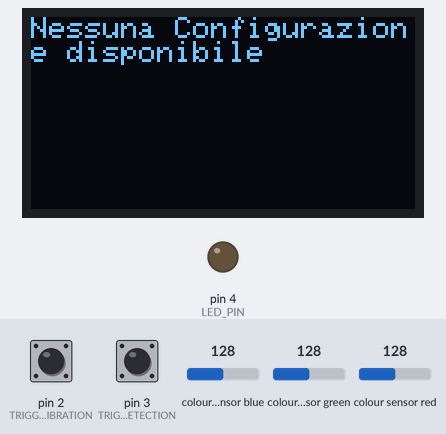
Simulated run of this program. Board: Arduino Nano, built with avr-gcc and run on an emulated ATmega328P. Shown: 128×64 one-colour display, output pins drawn as LEDs (lit = HIGH). Dashed ring = blinking. Inputs (shaded band) come from the test bench; at power-on: pin 2 (TRIGGER_CALIBRATION) HIGH, pin 3 (TRIGGER_DETECTION) HIGH, colour sensor blue 128, colour sensor green 128, colour sensor red 128. EEPROM starts erased; what the program prints to the serial monitor is not drawn.

Above: at 5.2 s.
5.3 s: pin 2 (TRIGGER_CALIBRATION) pulled LOW for 0.15 s
At 8.1 s:
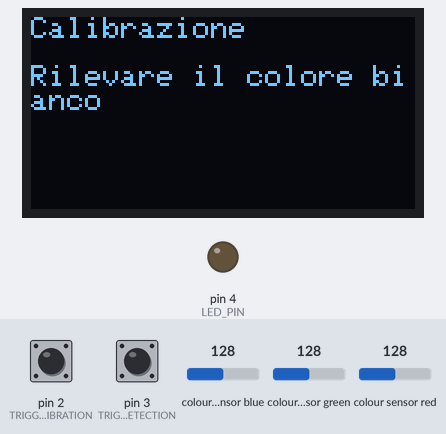
15.9 s: pin 3 (TRIGGER_DETECTION) pulled LOW for 3.2 s
At 19.6 s:
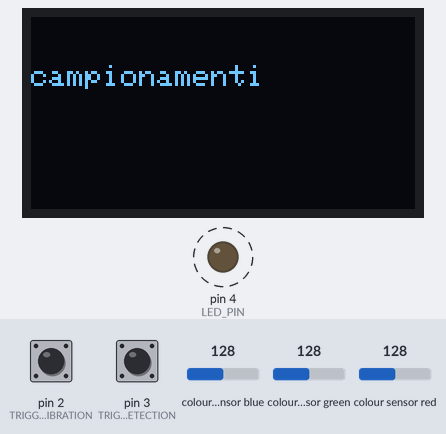
20.6 s: pin 2 (TRIGGER_CALIBRATION) pulled LOW for 1 s
At 24.1 s:
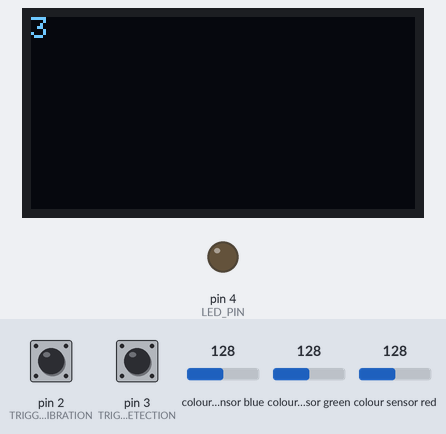
Timing chart, 0 to 25.6 s (numbered marks = the images above; inputs shaded):
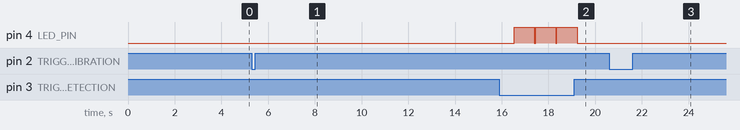

The program:

main.cpp
```cpp
#include <Arduino.h>

//project library
#include "SensorHandler.h"
#include "CalibrationHandler.h"
#include "DisplayHandler.h"
#include "Types.h"


// SDA → pin A4
// SCL → pin A5
#define LED_PIN 4
#define TRIGGER_DETECTION   3 //verde
#define TRIGGER_CALIBRATION 2 //giallo
// 3.3V
// --------------------------------------------------
//INITIALIZZATION
DisplayHandler        theDisplay;       //Display
SensorHandler         sensor;         //Sensor
CalibrationHandler    myCalibration;

sensor_status calibration_status = SENSOR_NEED_CALIBRATION;

// SETUP
void setup() {
  Serial.begin(115200);
  Serial.println("Inizializzazione");
  Serial.println("Tasto rilevazione (verde)");
  pinMode(TRIGGER_DETECTION, INPUT_PULLUP);
  Serial.println("Tasto calibrazione (giallo)");
  pinMode(TRIGGER_CALIBRATION, INPUT_PULLUP);
  Serial.println("Pin disabilita led");
  pinMode(LED_PIN, OUTPUT);
  delay(2000);
  Serial.println("Inizializza display");
  //theDisplay.begin();
  delay(1000);
  Serial.println("Display inizializzato");

  Serial.println("Inizializza sensore e rileva presenza calibrazione");
  calibration_status =  sensor.begin();
  //theDisplay.print("Fase di setup terminata");
  delay(1000);
}

// LOOP
void loop() {
  RGB col;
  if (digitalRead(TRIGGER_CALIBRATION) == LOW) {
    Serial.println("Calibrazione");
    if(!sensor.Calibration())
      Serial.println("Errore in fase di calibrazione");
    else{
      Serial.println("Calibrazione terminata");
      calibration_status = SENSOR_OK_AND_CALIBRATED;
    }
    delay(50);
  }
  if (digitalRead(TRIGGER_DETECTION) == LOW) {
    Serial.println("Rilevazione");
    if(calibration_status == SENSOR_OK_AND_CALIBRATED){
      Serial.println("Procedo");
      Serial.println("Accendo il led");
      digitalWrite(LED_PIN, HIGH);
      col = sensor.GetColor();
//      theDisplay.displayColor(col.r, col.g, col.b);
      Serial.println("Spengo il led");
      digitalWrite(LED_PIN, LOW);
    } else {
      Serial.println("Prima calibrare il sensore");
      theDisplay.print("Calibrare il sensore");
    }
    delay(50);
  }

}

const char* getColorName(float hue, float sat, float val) {
  const char* cn = "sconosciuto";

  if (sat == 0) {
    if (val > 0.9)      cn = "bianco";
    else if (val > 0.1) cn = "grigio";
    else                cn = "nero";
  } else {
    if ((hue >= 0 && hue <= 21.5) || (hue > 325 && hue < 360)) {
      if (val > 0.5) {
        cn = (sat < 0.5) ? "rosa" : "rosso";
      } else {
        cn = (sat < 0.5) ? "rosso" : "marrone";
      }
    } else if (hue > 21.5 && hue <= 42) {
      if (val > 0.6) {
        cn = (sat < 0.5) ? "arancione chiaro" : "arancione";
      } else {
        cn = (sat < 0.5) ? "rosso" : "marrone";
      }
    } else if (hue > 42  && hue <= 65)  cn = "giallo";
    else if   (hue > 65  && hue <= 160) cn = "verde";
    else if   (hue > 160 && hue <= 220) cn = "ciano";
    else if   (hue > 220 && hue <= 255) cn = "blu";
    else if   (hue > 255 && hue <= 325) cn = "viola";
  }

  Serial.print(cn);
  Serial.print(": ");
  Serial.print(hue, 1);
  Serial.print(", ");
  Serial.print(sat, 1);
  Serial.print(", ");
  Serial.println(val, 1);
  return cn;
}
```

CalibrationHandler.h
```cpp
#ifndef CALIBRATIONHANDLER_H
#define CALIBRATIONHANDLER_H

#include <Arduino.h>
#include <EEPROM.h>

class CalibrationHandler {
public:

    typedef struct {
        float r;
        float g;
        float b;
        int   realwhite;
    } CalibrationData;

    static bool loadCalibration(CalibrationData& data, const char* path);
    static void saveCalibration(const CalibrationData& data, const char* path);
};

#endif
```

DisplayHandler.h
```cpp
#ifndef DISPLAYHANDLER_H
#define DISPLAYHANDLER_H

#include <Adafruit_GFX.h>
#include <Adafruit_SSD1306.h>

#pragma once

/**
 * @brief OLED Screen dimensions in pixels.
 */
#define MYSCREEN_WIDTH      128
#define MYSCREEN_HEIGHT     64
#define OLED_RESET          -1
#define SCREEN_ADDRESS      0x3C

#define ROWGAP              16

/**
 * @class DisplayHandler
 * @brief Wrapper for the Adafruit SSD1306 library to simplify OLED management.
 *
 * This class abstracts the complexity of the Adafruit_SSD1306 library, providing
 * simple methods to initialize and print messages on a 128x64 I2C display.
 */
class DisplayHandler {
    private:
        /**
         * @brief Internal driver for the SSD1306 OLED display.
         */
        Adafruit_SSD1306 myDisplay;

    public:
        /**
         * @brief Constructor for DisplayHandler.
         * Initializes the display object with defined dimensions and I2C interface.
         * The reset pin is set to -1 (unused).
         */
        DisplayHandler() : myDisplay(MYSCREEN_WIDTH, MYSCREEN_HEIGHT, &Wire, -1) {};

        /**
         * @brief Initializes the OLED display hardware.
         *
         * Configures the I2C address (0x3C), sets the default text size to 1,
         * white color, and clears the screen buffer.
         */
        void begin();

        /**
         * @brief Clears the screen and prints a single row of text.
         *
         * The text is positioned at the top-left corner (0,0).
         *
         * @param row1 The string to be displayed on the first line.
         */
        void print(String row1);

        /**
         * @brief Clears the screen and prints two rows of text.
         *
         * - Row 1 is placed at coordinate (0,0).
         * - Row 2 is placed at coordinate (0,16), providing adequate spacing
         *   between lines for readability.
         *
         * @param row1 The string for the first line.
         * @param row2 The string for the second line.
         */
        void print(String row1, String row2);

        /**
         * @brief Clears the screen and prints two rows of text.
         *
         * - Row 1 is placed at coordinate (0,0).
         * - Row 2 is placed at coordinate (0,16), providing adequate spacing
         *   between lines for readability.
         * - Row 3 is placed at coordinate (0,32), providing adequate spacing
         *   between lines for readability.
         *
         * @param row1 The string for the first line.
         * @param row2 The string for the second line.
         * @param row3 The string for the second line.
         */
        void print(String row1, String row2, String row3);

        /**
         * @brief Stampa la stringa s in posizione pos
         *
         * @param s La stringa da visualizzare.
         * @param pos La posizione in cui mettere la stringa
         */
        void printcont(String s, int pos);

        /**
         * @brief Displays the color information on the display
         *
         * @param rgb the color information.
         */
        void displayColor(int r, int g, int b);

};

#endif 
```

SensorHandler.h
```cpp
// SensorHandler.h
#ifndef COLORSENSOR_H
#define COLORSENSOR_H

#include <Adafruit_TCS34725.h>
#include "Types.h"
#include "DisplayHandler.h"
#include "CalibrationHandler.h"

#pragma once

// some magic numbers for this device from the DN40 application note
#define TCS34725_R_Coef 0.136
#define TCS34725_G_Coef 1.000
#define TCS34725_B_Coef -0.444
#define TCS34725_GA 1.0
#define TCS34725_DF 310.0
#define TCS34725_CT_Coef 3810.0
#define TCS34725_CT_Offset 1391.0

/**
 * @class SensorHandler
 * @brief Manages the TCS34725 Color Sensor, including calibration and color recognition.
 *
 * This class handles the low-level communication with the RGB sensor, implements
 * a calibration routine to normalize readings against a white surface, and
 * provides human-readable color names using a lookup table.
 */
class SensorHandler {
    private:
        DisplayHandler display;      ///< Instance for visual feedback during sensor operations.
        Adafruit_TCS34725 tcs;       ///< The Adafruit sensor driver instance.
        RGB_coef calibration_coef;   ///< Stored multipliers to balance R, G, and B channels.
        RGB rgb;                     ///< The last processed color data.

        /**
         * @brief Saves the current calibration coefficients to "/sensor_config.json".
         *
         * Encapsulates the logic for writing r_coef, g_coef, b_coef, and real_white
         * to the filesystem for persistence across reboots.
         */
        void SavingCalibration();

    public:
        /**
         * @brief Constructor for SensorHandler.
         * Initializes the TCS34725 with 50ms integration time and 4X gain.
         */
        SensorHandler() : tcs(TCS34725_INTEGRATIONTIME_50MS, TCS34725_GAIN_4X) {};

        /**
         * @brief Initializes the sensor hardware and loads calibration data.
         *
         * @return SENSOR_OK_AND_CALIBRATED If valid config is found in LittleFS.
         * @return SENSOR_NEED_CALIBRATION If no config file exists (first run).
         * @note Blocks execution if the physical sensor is not detected via I2C.
         */
        sensor_status begin();

        /**
         * @brief Executes the interactive white-balancing calibration.
         *
         * Leads the user through a timed process (5-second countdown) where the
         * sensor must be pointed at a white surface. It averages 50 readings to
         * determine the channel offsets and calculates the `real_white` reference.
         *
         * @return true When calibration is complete and saved.
         */
        const bool Calibration();

        /**
         * @brief Captures and processes the current color.
         *
         * The process includes:
         * 1. Averaging 10 raw readings for stability.
         * 2. Applying calibration coefficients:
         *    $final = (raw / cycles) * coef / real\_white * 255$
         * 3. Clipping values to 256.
         * 4. Identifying the color name via TableHandler.
         *
         * @return RGB structure containing the calibrated R, G, B values and its name.
         */
        const RGB GetColor();
};

#endif 
```

Types.h
```cpp
#ifndef TYPES_H
#define TYPES_H

#include <Arduino.h>

#pragma once

/**
 * @struct RGB_coef
 * @brief Calibration coefficients for the RGB sensor.
 *
 * These values are used to normalize the raw sensor readings against a
 * known white reference.
 */
struct RGB_coef {
    /**
     * @brief Maximum raw value detected during calibration on a white surface.
     * Used as a baseline for scaling all color channels.
     */
    int realwhite = 0;

    /**
     * @brief Multipliers for Red, Green, and Blue channels.
     * Calculated as: $coef = realwhite / raw\_channel\_average$.
     */
    float r = 1.0, g = 1.0, b = 1.0;
};

/**
 * @struct RGB
 * @brief Represents a processed color with its coordinates and name.
 */
struct RGB {
    int r = 0;              ///< Red component (normalized 0-255 or 256 for overflow)
    int g = 0;              ///< Green component (normalized 0-255 or 256 for overflow)
    int b = 0;              ///< Blue component (normalized 0-255 or 256 for overflow)
    String color_name = ""; ///< Human-readable name identified by TableHandler
};

/**
 * @enum sensor_status
 * @brief Status codes for the SensorHandler initialization and health check.
 */
typedef enum {
    SENSOR_OK_AND_CALIBRATED, ///< Sensor is active and valid config was loaded from FS.
    SENSOR_NOT_OK,            ///< Sensor hardware not detected or failed.
    SENSOR_NEED_CALIBRATION   ///< Sensor is active but no valid calibration file was found.
} sensor_status;

#endif // TYPES_H
```

CalibrationHandler.cpp
```cpp
#include "CalibrationHandler.h"

void CalibrationHandler::saveCalibration(const CalibrationData& data, const char* path) {
    EEPROM.put(0, data);
    Serial.println("Calibration saved.");
}

bool CalibrationHandler::loadCalibration(CalibrationData& data, const char* path) {
    EEPROM.get(0, data);

    if (isnan(data.r) || isnan(data.g) || isnan(data.b)) {
        Serial.println("Calibration data not valid!");
        return false;
    }

    Serial.println("Calibration loaded.");
    return true;
}
```

DisplayHandler.cpp
```cpp
//DisplayHandler.h implementation
#include "DisplayHandler.h"

void DisplayHandler::begin() {
    Serial.println("Inizializzazione display: begin");
    myDisplay.begin(SSD1306_SWITCHCAPVCC, SCREEN_ADDRESS);
    myDisplay.clearDisplay();
    myDisplay.setTextSize(1);
    myDisplay.setTextColor(SSD1306_WHITE);
    myDisplay.clearDisplay();
    myDisplay.setCursor(0, 0);
    myDisplay.print("Quick test");
    myDisplay.display();
    delay(1000);
    myDisplay.clearDisplay();
    Serial.println("Inizializzazione display: begin");
}

void DisplayHandler::print(String row1) {
    myDisplay.clearDisplay();
    myDisplay.setCursor(0, 0);
    myDisplay.print(row1);
    myDisplay.display();
}

void DisplayHandler::print(String row1, String row2) {
    myDisplay.clearDisplay();
    myDisplay.setCursor(0, 0);
    myDisplay.print(row1);
    myDisplay.setCursor(0, ROWGAP);
    myDisplay.print(row2);
    myDisplay.display();
}

void DisplayHandler::printcont(String s, int pos) {
    myDisplay.clearDisplay();
    myDisplay.setCursor(pos % MYSCREEN_WIDTH, 0 + ROWGAP * (pos / MYSCREEN_WIDTH));
    myDisplay.print(s);
    myDisplay.display();
}
void DisplayHandler::displayColor(int r, int g, int b) {
    char strRGB[MYSCREEN_WIDTH + 1];
    char strHEX[8];

    myDisplay.clearDisplay();
    myDisplay.setCursor(0, 0);
    myDisplay.println("Colore rilevato");
    myDisplay.setCursor(0, ROWGAP);
    sprintf(strRGB, "R: %03d G: %03d B: %03d", r, g, b);
    Serial.print("RGB: ");
    Serial.println(strRGB);
    myDisplay.println(strRGB);
    myDisplay.setCursor(0, ROWGAP * 2);
    sprintf(strHEX, "#%02x%02x%02x", r, g, b);
    Serial.print("hex: ");
    Serial.println(strHEX);
    myDisplay.println(strHEX);
    myDisplay.display();
}
```

Source omitted: SensorHandler.cpp (5934 bytes)

Measured:
- after the input at 5.3 s, the display: changes after 2.0 s (image 1)
- after the input at 15.9 s, pin 4 (LED_PIN): alternates HIGH for 0.86 s and LOW for 0.05 s, starting after 0.63 s; the display: first differs from a run without the input after 0.69 s (image 2)
- after the input at 20.6 s, the display: first changes after 2.0 s (image 3 shows a later state)
- what the display in image 1 shows lasts 1.1 s, from 7.3 s to 8.4 s
